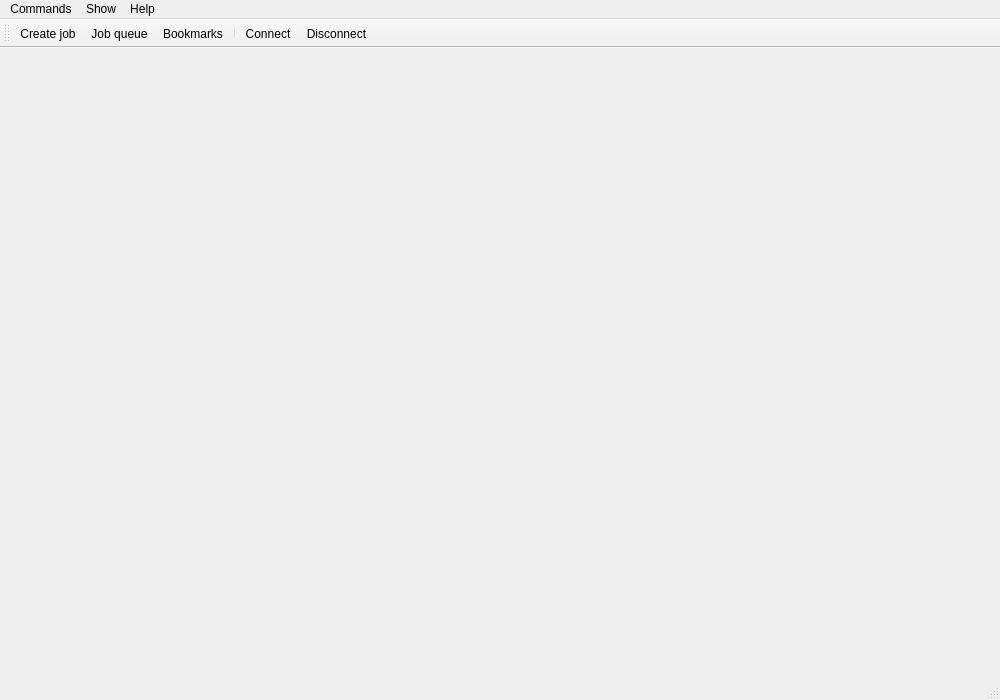
<?xml version="1.0" encoding="UTF-8"?>
<ui version="4.0">
 <class>MainWindow</class>
 <widget class="QMainWindow" name="MainWindow">
  <property name="geometry">
   <rect>
    <x>0</x>
    <y>0</y>
    <width>1000</width>
    <height>700</height>
   </rect>
  </property>
  <property name="windowTitle">
   <string>Molpher GUI</string>
  </property>
  <widget class="QWidget" name="centralWidget">
   <layout class="QGridLayout" name="gridLayout">
    <property name="margin">
     <number>0</number>
    </property>
    <property name="spacing">
     <number>0</number>
    </property>
    <item row="0" column="0">
     <widget class="QTabWidget" name="tabWidget">
      <property name="currentIndex">
       <number>-1</number>
      </property>
      <property name="documentMode">
       <bool>true</bool>
      </property>
      <property name="tabsClosable">
       <bool>true</bool>
      </property>
      <property name="movable">
       <bool>true</bool>
      </property>
     </widget>
    </item>
   </layout>
  </widget>
  <widget class="QMenuBar" name="menuBar">
   <property name="geometry">
    <rect>
     <x>0</x>
     <y>0</y>
     <width>1000</width>
     <height>21</height>
    </rect>
   </property>
   <widget class="QMenu" name="menuCommands">
    <property name="title">
     <string>Commands</string>
    </property>
    <addaction name="actionConnect"/>
    <addaction name="actionDisconnect"/>
    <addaction name="separator"/>
    <addaction name="actionNewJob"/>
    <addaction name="actionOpenSnapshots"/>
    <addaction name="separator"/>
    <addaction name="actionClearSettings"/>
   </widget>
   <widget class="QMenu" name="menuHelp">
    <property name="title">
     <string>Help</string>
    </property>
    <addaction name="actionLegend"/>
    <addaction name="actionAbout"/>
   </widget>
   <widget class="QMenu" name="menuShow">
    <property name="title">
     <string>Show</string>
    </property>
    <addaction name="actionEditJobQueue"/>
    <addaction name="actionBookmarks"/>
   </widget>
   <addaction name="menuCommands"/>
   <addaction name="menuShow"/>
   <addaction name="menuHelp"/>
  </widget>
  <widget class="QToolBar" name="mainToolBar">
   <attribute name="toolBarArea">
    <enum>TopToolBarArea</enum>
   </attribute>
   <attribute name="toolBarBreak">
    <bool>false</bool>
   </attribute>
   <addaction name="actionNewJob"/>
   <addaction name="actionEditJobQueue"/>
   <addaction name="actionBookmarks"/>
   <addaction name="separator"/>
   <addaction name="actionConnect"/>
   <addaction name="actionDisconnect"/>
  </widget>
  <widget class="QStatusBar" name="statusBar"/>
  <action name="actionEditJobQueue">
   <property name="checkable">
    <bool>true</bool>
   </property>
   <property name="text">
    <string>Job queue</string>
   </property>
  </action>
  <action name="actionNewJob">
   <property name="text">
    <string>Create job</string>
   </property>
  </action>
  <action name="actionBookmarks">
   <property name="checkable">
    <bool>true</bool>
   </property>
   <property name="text">
    <string>Bookmarks</string>
   </property>
  </action>
  <action name="actionConnect">
   <property name="text">
    <string>Connect</string>
   </property>
   <property name="toolTip">
    <string>Connect to backend</string>
   </property>
  </action>
  <action name="actionDisconnect">
   <property name="text">
    <string>Disconnect</string>
   </property>
   <property name="toolTip">
    <string>Disconnect from backend</string>
   </property>
  </action>
  <action name="actionAbout">
   <property name="text">
    <string>About</string>
   </property>
  </action>
  <action name="actionOpenSnapshots">
   <property name="text">
    <string>Open snapshots</string>
   </property>
  </action>
  <action name="actionLegend">
   <property name="text">
    <string>Legend</string>
   </property>
   <property name="shortcut">
    <string>F1</string>
   </property>
  </action>
  <action name="actionClearSettings">
   <property name="text">
    <string>Reset to default settings</string>
   </property>
  </action>
 </widget>
 <layoutdefault spacing="6" margin="11"/>
 <resources/>
 <connections/>
</ui>
